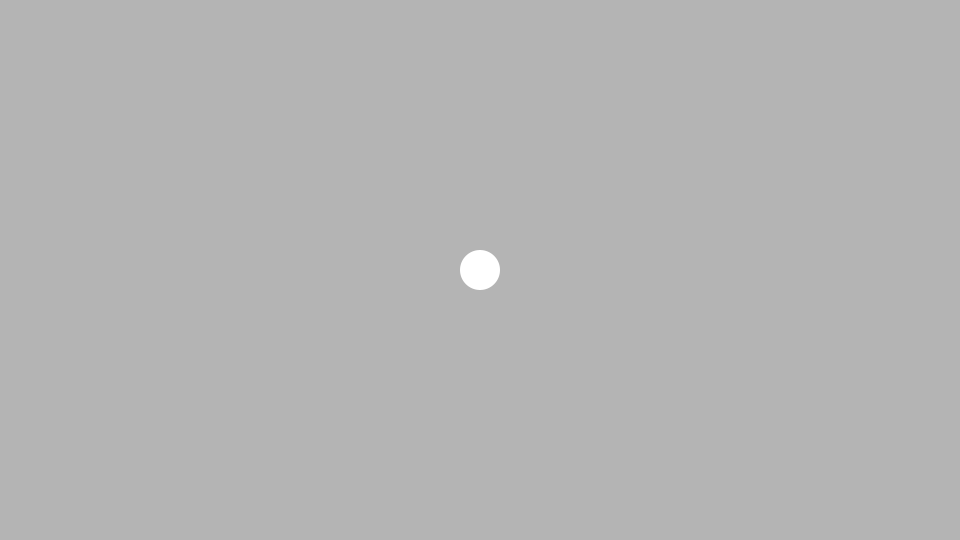
Frame 1 (no input)
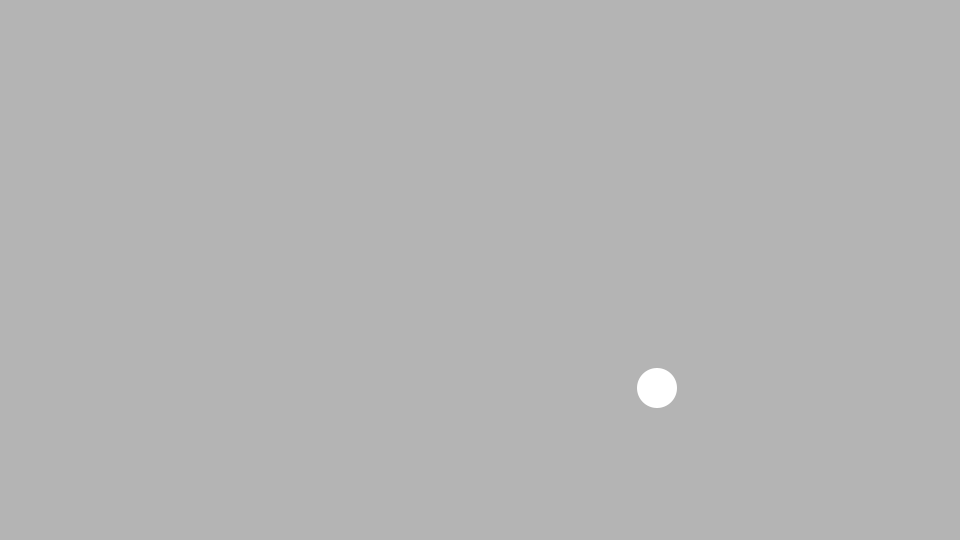
Frame 60 (the mouse pressed at the canvas centre just before this capture)
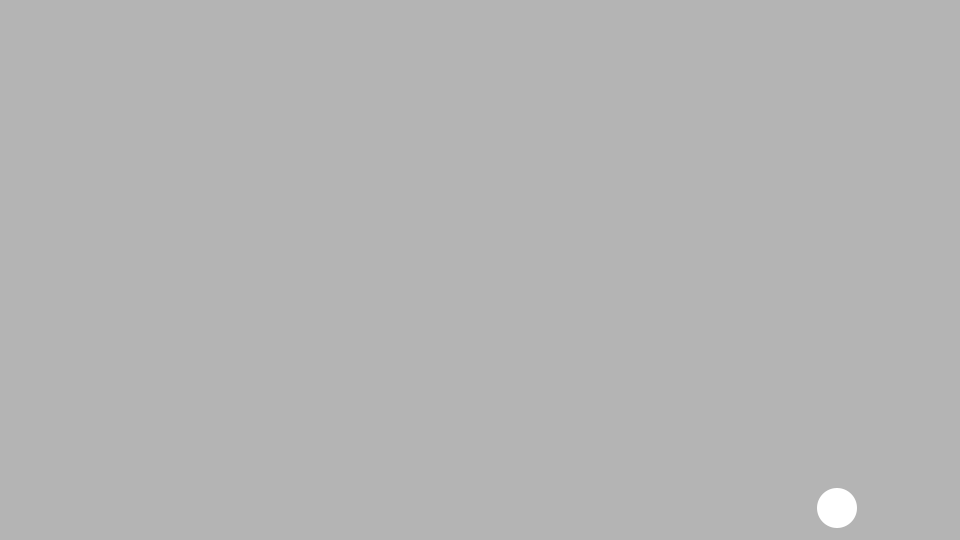
Frame 120 (the mouse held since frame 60 and released just before this capture)

The Processing sketch that drew these frames (run headless with seeded random() and noise(); from frame 60 on, the mouse is pressed at the canvas centre):

// Processing sketch: sketch04
// ── sketch04.pde
int x, y;     // ボールの位置
int vx, vy;   // ボールの速度
int ballSize; // ボールの大きさ

void setup() {
  size(960, 540);
  noStroke();
  fill(255);
  // ボールの初期値を設定
  x = width/2;
  y = height/2;
  vx = 3;
  vy = 2;
  ballSize = 40;
}

void draw() {
  background(180);

  // ボールを描画
  ellipse(x, y, ballSize, ballSize);

  // ボールを動かす
  x += vx;
  y += vy;

  // 左の壁にぶつかったら
  if (x-ballSize/2 <= 0) {
    vx *= -1; // x軸方向の速度反転
  }
  // 右の壁にぶつかったら
  if (x+ballSize/2 >= width) {
    vx *= -1; // x軸方向の速度反転
  }
  // 上の壁にぶつかったら
  if (y-ballSize/2 <= 0) {
    vy *= -1; // y軸方向の速度反転
  }
  // 下の壁にぶつかったら
  if (y+ballSize/2 >= height) {
    vy *= -1; // y軸方向の速度反転
  }
}
